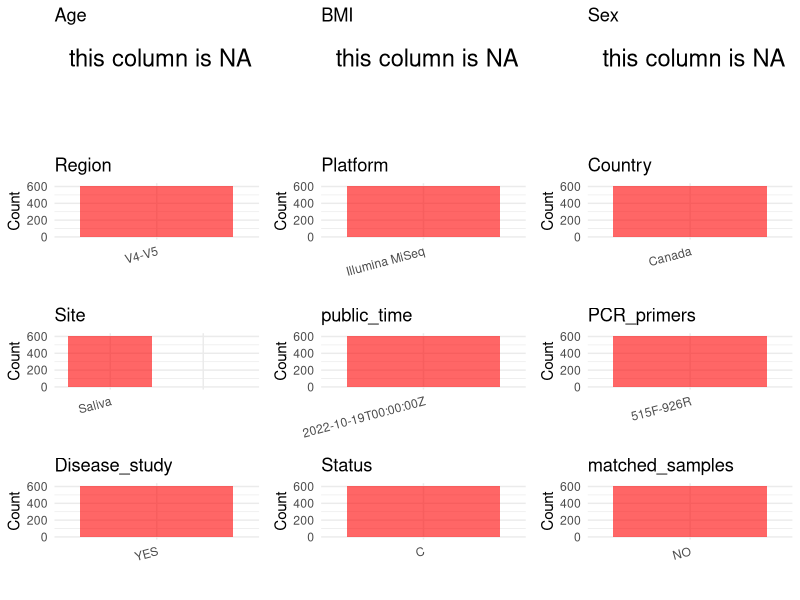

Here is the R script that generated this plot: (Note: this script raises an error after producing the figure.)
## ---- chunk 1
# Load necessary libraries
library(dplyr)
library(ggplot2)
library(cowplot)

# Set working directory (update this path to your local directory)
setwd("E:/bioproject/PRJEB56605")

# Read the initial metadata files
initial_meta <- read.csv("SraRunTable.csv", header = T) 

# Display the first few rows of the metadata
head(initial_meta)
## ---- chunk 2
# Create a uniform metadata dataframe
metadata<-data.frame(
  BioProject=initial_meta$BioProject,
  Run=initial_meta$Run,
  sample_name=initial_meta$Submitter_Id,
  Age = NA, 
  BMI = NA, 
  Sex = NA,  
  Platform=initial_meta$Instrument,
  Country=initial_meta$geo_loc_name_country,
  Site=initial_meta$environmental_medium,
  public_time=initial_meta$ReleaseDate,
  matched_samples = NA,
  stringsAsFactors = FALSE
)
## ---- chunk 3
# Add information obtained from the publication
metadata$Region <- "V4-V5"
metadata$PCR_primers <- "515F-926R"
metadata$title <- "Investigating the oral microbiome in retrospective and prospective cases of prostate, colon, and breast cancer"
metadata$Disease_study <- "YES"
# Assign disease status based on sample_name patterns
metadata$Status <- "C"

#extract subject id by remove prefix of sample_name
metadata$sample_name <- gsub("^100", "", metadata$sample_name)

# Check initial data distribution
cat("Initial sample distribution:\n")
table(metadata$sample_name)
table(metadata$Site)

# Calculate sampling frequency per subject
sample_counts <- table(metadata$sample_name)
cat("\nNumber of samples per subject:\n")
print(sample_counts)

# Create matched_samples column
metadata$matched_samples <- ifelse(metadata$sample_name %in% names(sample_counts[sample_counts >= 2]), "YES", "NO")
## ---- chunk 4
# Check the number of unique runs and sample names
print(paste("Number of unique runs:", length(unique(metadata$Run))))
print(paste("Number of unique sample names:", length(unique(metadata$sample_name))))
## ---- chunk 5
# Select columns for visualization
plot_data <- metadata %>%
  select(-BioProject, -Run, -sample_name, -title)

# Function to create simple plots for each column
create_simple_plots <- function(data) {
  plots <- list()
  
  for (col in colnames(data)) {
    # Check if the column is all NA
    if (all(is.na(data[[col]]))) {
      # Create an empty plot with text indicating all NA
      p <- ggplot() +
        annotate("text", x = 0.5, y = 0.5, label = "this column is NA", size = 6) +
        labs(title = col) +
        theme_void()
    } else if (is.numeric(data[[col]])) {
      # Numeric variable: histogram
      p <- ggplot(data, aes(x = .data[[col]])) +
        geom_histogram(fill = "blue", alpha = 0.6, bins = 20, na.rm = TRUE) +
        labs(title = col) +
        theme_minimal()
    } else {
      # Categorical variable: bar plot (remove NA values)
      count_data <- as.data.frame(table(data[[col]], useNA = "ifany"))
      p <- ggplot(count_data, aes(x = reorder(Var1, -Freq), y = Freq)) +
        geom_col(fill = "red", alpha = 0.6) +
        labs(title = col, x = NULL, y = "Count") +
        theme_minimal() +
        theme(axis.text.x = element_text(angle = 15, hjust = 1))
    }
    plots[[col]] <- p
  }
  
  return(plots)
}

# Generate and arrange plots
plots <- create_simple_plots(plot_data)
p<-plot_grid(plots$Age, 
          plots$BMI, 
          plots$Sex, 
          plots$Region, 
          plots$Platform, 
          plots$Country, 
          plots$Site,
          plots$public_time, 
          plots$PCR_primers,
          plots$Disease_study,
          plots$Status,
          plots$matched_samples,# add 
          ncol = 3, align = "hv", axis = "lb")
ggsave("Metadata_Summary.png", plot = p, width = 8, height = 6, dpi = 150)
## ---- chunk 6
knitr::include_graphics("Metadata_Summary.png")
## ---- chunk 7
# Reorder columns to match the desired format
metadata <- metadata[, c(
  "BioProject", "Run", "sample_name", "Age", "BMI", "Sex", 
  "Region", "Platform", "Country", "Site", "public_time", 
  "PCR_primers", "title", "Disease_study", "Status", "matched_samples"
)]

# Export the uniform metadata to a CSV file
write.csv(metadata, file = "metadata.csv", quote = FALSE)
head(metadata)
